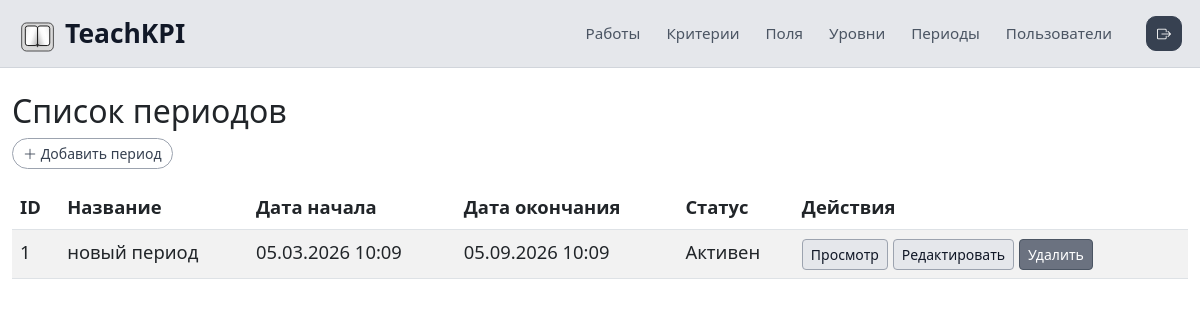
The app's page /dashboard/periods/ (signed in) with its own data.
### main/models.py (models this page shows, shortened)
class Period(models.Model):
    id = models.AutoField(primary_key=True, db_column='ID')
    end_date = models.DateTimeField(unique=True, db_column='End_date')
    name = models.CharField(max_length=20, unique=True, db_column='Name')
    start_date = models.DateTimeField(unique=True, db_column='Start_date')
    status = models.BooleanField(db_column='Status')   # bit в SQLite хранится как 0/1
    class Meta:
        db_table = 'Periods'

### main/views.py (the view)
# urls.py: path('periods/', views.PeriodListView.as_view(), name='period_list'),
class PeriodListView(AdminRequiredMixin, ListView):
    model = Period
    template_name = 'main/period/period_list.html'
    context_object_name = 'periods'

### main/views.py (called while the page is built)
def is_admin(user):
    return user.is_authenticated and user.role == 'admin'

    @method_decorator(user_passes_test(is_admin))
    def dispatch(self, *args, **kwargs):
        return super().dispatch(*args, **kwargs)

### main/templates/main/period/period_list.html
{% extends 'main/base_dashboard.html' %}
{% block content %}
<h2>Список периодов</h2>
<a href="{% url 'period_create' %}" class="btn btn-sm btn-icon-outline mb-3">
    <i class="bi bi-plus-lg"></i> Добавить период
</a>
<table class="table table-striped">
    <thead>
        <tr>
            <th>ID</th>
            <th>Название</th>
            <th>Дата начала</th>
            <th>Дата окончания</th>
            <th>Статус</th>
            <th>Действия</th>
        </tr>
    </thead>
    <tbody>
        {% for period in periods %}
        <tr>
            <td>{{ period.id }}</td>
            <td>{{ period.name }}</td>
            <td>{{ period.start_date|date:"d.m.Y H:i" }}</td>
            <td>{% if period.end_date %}{{ period.end_date|date:"d.m.Y H:i" }}{% else %}—{% endif %}</td>
            <td>{{ period.status|yesno:"Активен,Неактивен" }}</td>
            <td>
                <a href="{% url 'period_detail' period.pk %}" class="btn btn-sm btn-info">Просмотр</a>
                <a href="{% url 'period_update' period.pk %}" class="btn btn-sm btn-warning">Редактировать</a>
                <a href="{% url 'period_delete' period.pk %}" class="btn btn-sm btn-danger">Удалить</a>
            </td>
        </tr>
        {% empty %}
        <tr>
            <td colspan="6">Нет периодов</td>
        </tr>
        {% endfor %}
    </tbody>
</table>
{% endblock %}

### main/templates/main/base_dashboard.html (style rules this page uses)
body { font-size: 1.15rem; }
.admin-main .btn-icon-outline { border-radius: 999px; padding-inline: 10px; border-color: #9ca3af; color: #374151; background-color: transparent; }
.admin-main .btn-primary, .admin-main .btn-success, .admin-main .btn-info, .admin-main .btn-warning { background-color: #e5e7eb; border-color: #9ca3af; color: #111827; }
.admin-main .btn-danger { background-color: #6b7280; border-color: #4b5563; color: #ffffff; }

### records on screen
Period: id "1", name "новый период", start_date "05.03.2026 10:09", end_date "05.09.2026 10:09", status "Активен"
